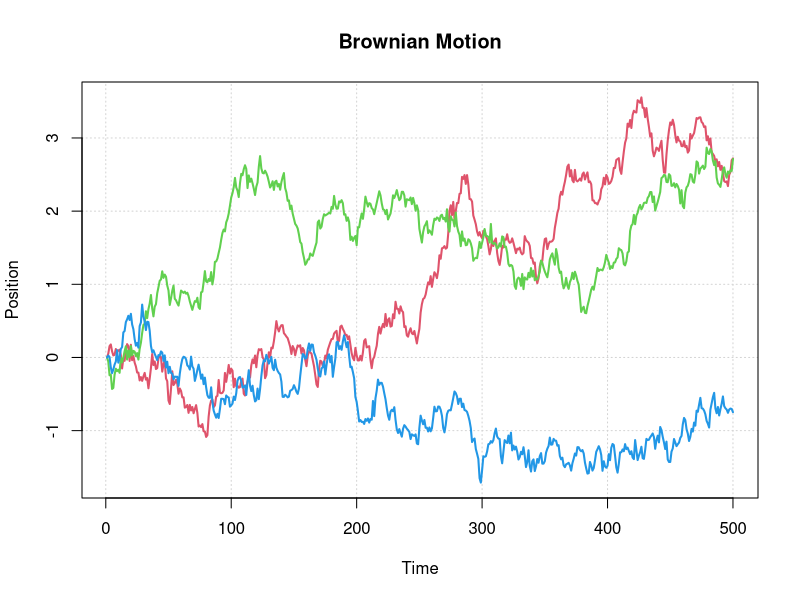

The R script that drew this image:
#1D Brownian Motion
BM<- matrix(NA, nrow=500, ncol=3)

#specifying seed
set.seed(8221056)

#simulating trajectories
for (j in 1:3) {
BM[1,j]<- 0

for (i in 2:500) 
  BM[i,j]<- BM[i-1,j] + sqrt(0.01)*rnorm(1)
}

#plotting trajectories

matplot(BM, type="l", main="Brownian Motion", lty=1, lwd=2, col=2:4, 
ylim=c(range(BM)), xlab="Time", ylab="Position", panel.first=grid())




